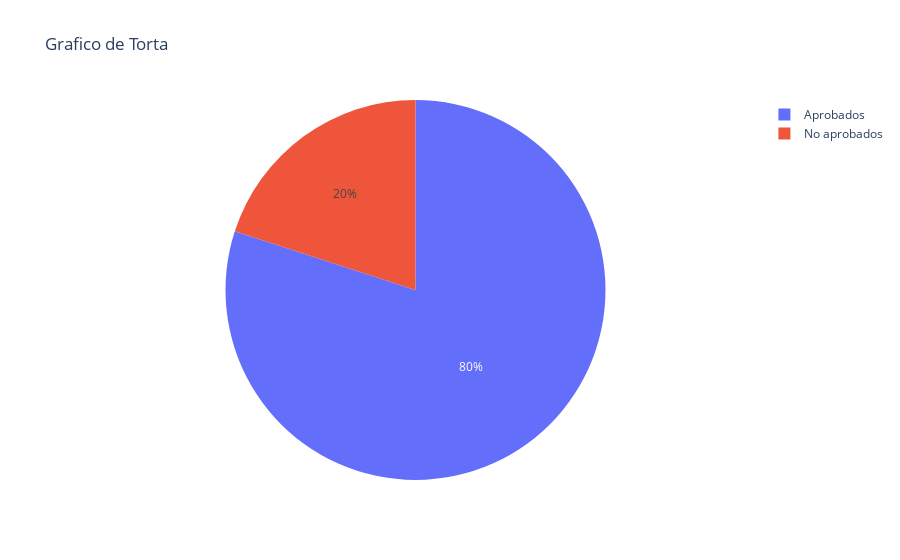

The notebook cell saved with this chart:
### Markdown cell above
# Pie Chart

### Code cell
# 1) Cargar el dataset
data = {
    'id': [1, 2, 3, 4, 5, 6, 7, 8, 9, 10, 11, 12, 13, 14, 15, 16, 17, 18, 19, 20],
    'materia': ['Matemáticas', 'Historia', 'Ciencias', 'Lenguaje', 'Matemáticas', 'Historia', 'Ciencias', 'Lenguaje', 'Matemáticas', 'Historia', 'Ciencias', 'Lenguaje', 'Matemáticas', 'Historia', 'Ciencias', 'Lenguaje', 'Matemáticas', 'Historia', 'Ciencias', 'Lenguaje'],
    'nota': [80, 65, 90, 75, 95, 70, 85, 60, 78, 82, 93, 68, 73, 88, 77, 50, 92, 63, 85, 79],
    'aprobado': ['Sí', 'No', 'Sí', 'Sí', 'Sí', 'Sí', 'Sí', 'No', 'Sí', 'Sí', 'Sí', 'Sí', 'Sí', 'Sí', 'Sí', 'No', 'Sí', 'No', 'Sí', 'Sí']
}

df = pd.DataFrame(data)

# 2) Graficar la distribución de aprobados con un pie chart
aprobados = df['aprobado'].value_counts()
labels = ['Aprobados', 'No aprobados']

fig = go.Figure(data=[go.Pie(labels=labels, values=aprobados)])

fig.update_layout(
    title='Grafico de Torta',
    showlegend=True,
)

# Mostrar el gráfico
fig.show()

### Figure 1 — Plotly figure (JSON) as saved in the notebook; plotly's stock layout.template omitted (floating-point values rounded to 4 significant figures)
{"data": [{"labels": ["Aprobados", "No aprobados"], "type": "pie", "values": [16, 4]}], "layout": {"showlegend": true, "title": {"text": "Grafico de Torta"}}}
